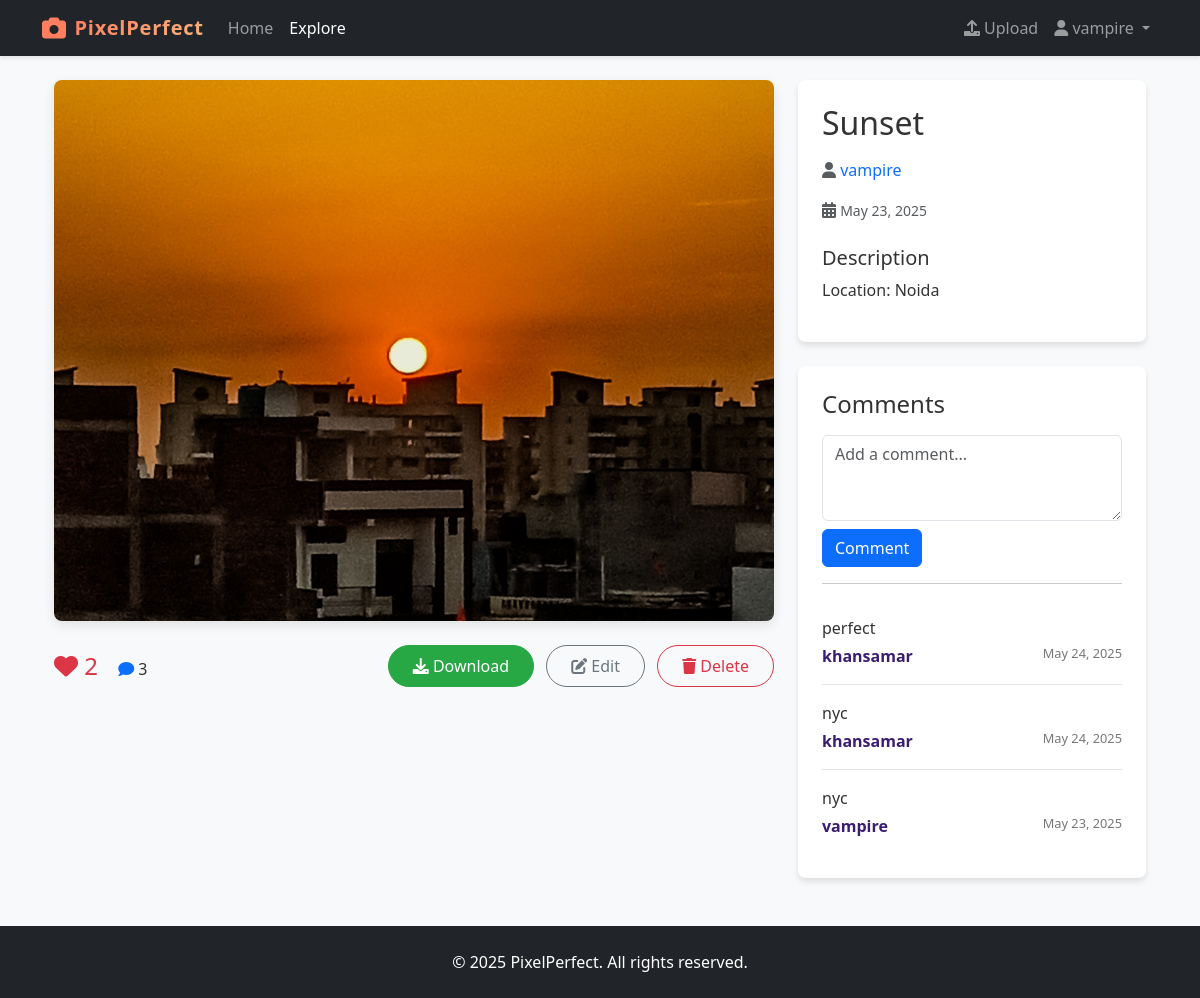
/photos/1/ (signed in), run on the app's committed database.
### photos/models.py (models this page shows, shortened)
class Photo(models.Model):
    title = models.CharField(max_length=200)
    description = models.TextField(blank=True)
    image = models.ImageField(upload_to='photos/%Y/%m/%d/')
    created_at = models.DateTimeField(auto_now_add=True)
    user = models.ForeignKey(User, on_delete=models.CASCADE, related_name='photos')
    @property
    def like_count(self):
        return self.likes.count()

class Comment(models.Model):
    photo = models.ForeignKey(Photo, on_delete=models.CASCADE, related_name='comments')
    user = models.ForeignKey(User, on_delete=models.CASCADE, related_name='comments')
    text = models.TextField()
    created_at = models.DateTimeField(auto_now_add=True)
    class Meta:
        ordering = ['-created_at']

### photos/views.py (the view)
# urls.py: path('photos/<int:pk>/', views.PhotoDetailView.as_view(), name='photo_detail'),
class PhotoDetailView(DetailView):
    model = Photo
    template_name = 'photos/photo_detail.html'
    def get_context_data(self, **kwargs):
        context = super().get_context_data(**kwargs)
        context['comment_form'] = CommentForm()
        if self.request.user.is_authenticated:
            context['user_has_liked'] = Like.objects.filter(
                photo=self.object, user=self.request.user
            ).exists()
        return context

### photos/forms.py
class CommentForm(forms.ModelForm):
    text = forms.CharField(
        label='',
        widget=forms.Textarea(attrs={
            'class': 'form-control',
            'placeholder': 'Add a comment...',
            'rows': 3,
        })
    )
    class Meta:
        model = Comment
        fields = ['text']

### templates/photos/photo_detail.html (shortened to what this page needs)
{% extends 'base.html' %}
{% load static %}
{% block content %}
<div class="container">
    <div class="row">
        <div class="col-lg-8">
            <img src="{{ photo.image.url }}" class="img-fluid photo-detail-img mb-4" alt="{{ photo.title }}">
            <div class="d-flex justify-content-between align-items-center mb-4">
                <div>
                    <form action="{% url 'like_photo' photo.id %}" method="post" class="d-inline">
                        <button type="submit" class="like-btn" id="like-btn" href="{% url 'like_photo' photo.id %}">
                            <i id="like-icon" class="fas fa-heart {% if user_has_liked %}liked{% else %}not-liked{% endif %}"></i>
                            <span id="like-count">{{ photo.like_count }}</span>
                        </button>
                    </form>
                    <span class="ms-3">
                        <i class="fas fa-comment text-primary"></i>
                        {{ photo.comments.count }}
                    </span>
                </div>
                {% if user.is_authenticated %}
                    <div>
                        <a href="{% url 'download_photo' photo.id %}" class="btn btn-success action-btn download-btn">
                            <i class="fas fa-download"></i> Download
                        </a>
                        {% if user == photo.user %}
                            <a href="{% url 'photo_update' photo.id %}" class="btn btn-outline-secondary action-btn ms-2">
                                <i class="fas fa-edit"></i> Edit
                            </a>
                            <a href="{% url 'photo_delete' photo.id %}" class="btn btn-outline-danger action-btn ms-2">
                                <i class="fas fa-trash"></i> Delete
                            </a>
                        {% endif %}
                    </div>
                {% endif %}
            </div>
        </div>
        <div class="col-lg-4">
            <div class="detail-card bg-white mb-4">
                <h1 class="h2 mb-3">{{ photo.title }}</h1>
                <p class="text-muted">
                    <i class="fas fa-user"></i>
                    <a href="{% url 'user_photos' photo.user.username %}" class="text-decoration-none">
                        {{ photo.user.username }}
                    </a>
                </p>
                <p class="mb-3">
                    <i class="fas fa-calendar-alt text-muted"></i>
                    <small class="text-muted">{{ photo.created_at|date:"F d, Y" }}</small>
                </p>
                {% if photo.description %}
                    <h5 class="mt-4">Description</h5>
                    <p>{{ photo.description }}</p>
                {% endif %}
            </div>
            <div class="detail-card bg-white">
                <h4 class="mb-3">Comments</h4>
                {% if user.is_authenticated %}
                    <form method="post" action="{% url 'add_comment' photo.id %}">
                        {{ comment_form.text }}
                        <button type="submit" class="btn btn-primary mt-2">Comment</button>
                    </form>
                    <hr>
                {% endif %}
                {% if photo.comments.all %}
                    <div class="comments-section">
                        {% for comment in photo.comments.all %}
                            <div class="comment">
                                <p class="mb-1">{{ comment.text }}</p>
                                <div class="d-flex justify-content-between">
                                    <p class="comment-user mb-0">{{ comment.user.username }}</p>
                                    <p class="comment-date mb-0">{{ comment.created_at|date:"M d, Y" }}</p>
                                </div>
                            </div>
                        {% endfor %}
                    </div>
                {% else %}
                    <p class="text-muted text-center">No comments yet.</p>
                {% endif %}
            </div>
        </div>
    </div>
</div>
{% endblock %}

### templates/base.html (shortened to what this page needs)
<!DOCTYPE html>
<html lang="en">
<head>
    {% load static %}
    <link href="https://cdn.jsdelivr.net/npm/bootstrap@5.3.0-alpha1/dist/css/bootstrap.min.css" rel="stylesheet">
    <link rel="stylesheet" href="https://cdnjs.cloudflare.com/ajax/libs/font-awesome/6.0.0/css/all.min.css">
    <link rel="stylesheet" href="{% static 'css/style.css' %}">
</head>
<body>
    <nav class="navbar navbar-expand-lg navbar-dark bg-dark">
        <div class="container">
            <a class="navbar-brand" href="{% url 'home' %}">
                <i class="fas fa-camera"></i> <span class="brand-text">PixelPerfect</span>
            </a>
            <div class="collapse navbar-collapse" id="navbarNav">
                <ul class="navbar-nav me-auto">
                    <li class="nav-item">
                        <a class="nav-link {% if request.path == '/' %}active{% endif %}" href="{% url 'home' %}">Home</a>
                    </li>
                    <li class="nav-item">
                        <a class="nav-link {% if 'photos/' in request.path and 'new' not in request.path %}active{% endif %}" href="{% url 'photo_list' %}">Explore</a>
                    </li>
                </ul>
                <ul class="navbar-nav ms-auto">
                    {% if user.is_authenticated %}
                        <li class="nav-item">
                            <a class="nav-link {% if 'new' in request.path %}active{% endif %}" href="{% url 'photo_create' %}">
                                <i class="fas fa-upload"></i> Upload
                            </a>
                        </li>
                        <li class="nav-item dropdown">
                            <a class="nav-link dropdown-toggle" href="#" id="navbarDropdown" role="button" data-bs-toggle="dropdown" aria-expanded="false">
                                <i class="fas fa-user"></i> {{ user.username }}
                            </a>
                        </li>
                    {% endif %}
                </ul>
            </div>
        </div>
    </nav>
    <main class="container mt-4">
        {% block content %}{% endblock %}
    </main>
    <footer class="bg-dark text-white text-center py-4 mt-5">
        <div class="container">
            <p class="mb-0">&copy; {% now "Y" %} PixelPerfect. All rights reserved.</p>
        </div>
    </footer>
</body>
</html>

### static/css/style.css (style rules this page uses)
body { font-family: 'Segoe UI', Tahoma, Geneva, Verdana, sans-serif; background-color: #f8f9fa; color: #333; }
.navbar { box-shadow: 0 2px 4px rgba(0, 0, 0, 0.1); }
.navbar-brand { font-weight: 600; letter-spacing: 0.5px; display: flex; align-items: center; }
.navbar-brand i { font-size: 1.5rem; margin-right: 8px; color: #ff7e5f; }
.brand-text { background: linear-gradient(135deg, #ff7e5f 0%, #feb47b 100%); -webkit-background-clip: text; background-clip: text; -webkit-text-fill-color: transparent; font-weight: 700; letter-spacing: 0.8px; }
.photo-detail-img { max-height: 70vh; object-fit: contain; border-radius: 8px; box-shadow: 0 4px 12px rgba(0, 0, 0, 0.1); }
.detail-card { border-radius: 8px; box-shadow: 0 4px 6px rgba(0, 0, 0, 0.1); padding: 1.5rem; }
.comment { border-bottom: 1px solid rgba(0, 0, 0, 0.1); padding: 1rem 0; }
.comment:last-child { border-bottom: none; }
.comment-user { font-weight: 600; color: #3a1c71; }
.comment-date { font-size: 0.8rem; color: #777; }
.like-btn { border: none; background: transparent; color: #dc3545; font-size: 1.5rem; padding: 0; transition: transform 0.2s; }
.liked { color: #dc3545; }
footer { margin-top: auto; }
.action-btn { border-radius: 50px; padding: 0.5rem 1.5rem; font-weight: 500; transition: all 0.3s; }
.download-btn { background-color: #28a745; border-color: #28a745; }

### data on the page
Photo: image (picture), like_count "2", comments.count "3", title "Sunset", user.username "vampire", created_at "May 23, 2025", description "Location: Noida"
Comment: text "perfect", user.username "khansamar", created_at "May 24, 2025"
Comment: text "nyc", user.username "khansamar", created_at "May 24, 2025"
Comment: text "nyc", user.username "vampire", created_at "May 23, 2025"

### other printed values
{{ user.username }} "vampire"
